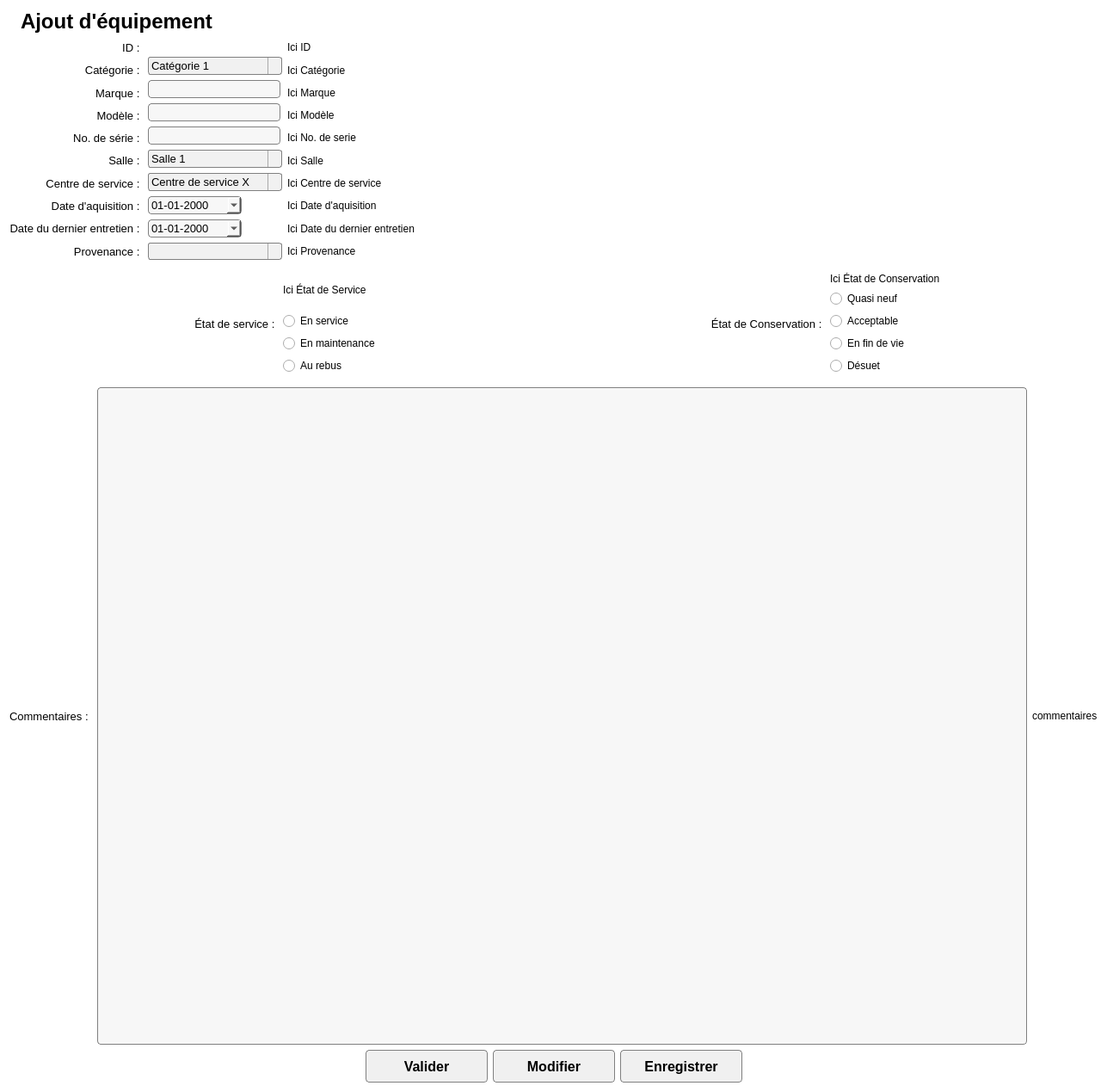
<?xml version="1.0" encoding="UTF-8"?>
<ui version="4.0">
 <class>AjoutEquipement</class>
 <widget class="QWidget" name="AjoutEquipement">
  <property name="geometry">
   <rect>
    <x>0</x>
    <y>0</y>
    <width>1287</width>
    <height>1269</height>
   </rect>
  </property>
  <property name="windowTitle">
   <string>Form</string>
  </property>
  <property name="styleSheet">
   <string notr="true">QWidget{
background: white;
}
QLineEdit {
padding: 1px;
border-style: solid;
border: 1px solid gray;
border-radius: 4px;
background:rgb(247,247,247);
min-width: 50px;
max-width: 150px;
}


QDateEdit {
max-width: 105px
}

QPushButton {
color: black;
background-color: rgb(240, 240, 240);
border-width: 1px;
border-color: grey;
border-style: solid;
border-radius: 4px;
padding: 3px;
font: bold 16px;
padding-left: 5px;
padding-right: 5px;
min-width: 130px;
max-width:150px;
min-height: 30px;
max-height: 30px;
}

QPushButton:hover {
background-color: qlineargradient(x1: 0, y1: 1, x2: 0, y2: 0, stop: 0 #edf2f8, stop: 1 #c8d9ea);
}

QPushButton:pressed {
background-color: rgb(193, 213, 243);
}


QComboBox {
    border: 1px solid gray;
    border-radius: 3px;
    padding: 1px 18px 1px 3px;
    min-width: 8em;
	max-width: 200px;
	
}

QComboBox:editable {
    background: white;
}

QComboBox:!editable, QComboBox::drop-down:editable {
     background:rgb(241, 241, 241);
}

/* QComboBox gets the &quot;on&quot; state when the popup is open */
QComboBox:!editable:on, QComboBox::drop-down:editable:on {
    background: qlineargradient(x1: 0, y1: 0, x2: 0, y2: 1,
                                stop: 0 #D3D3D3, stop: 0.4 #D8D8D8,
                                stop: 0.5 #DDDDDD, stop: 1.0 #E1E1E1);
}

QComboBox:on { /* shift the text when the popup opens */
    padding-top: 3px;
    padding-left: 4px;
}

QComboBox::drop-down {
    subcontrol-origin: padding;
    subcontrol-position: top right;
    width: 15px;

    border-left-width: 1px;
    border-left-color: darkgrey;
    border-left-style: solid; /* just a single line */
    border-top-right-radius: 3px; /* same radius as the QComboBox */
    border-bottom-right-radius: 3px;
}

QComboBox::down-arrow {
    image: url(/usr/share/icons/crystalsvg/16x16/actions/1downarrow.png);
}

QComboBox::down-arrow:on { /* shift the arrow when popup is open */
    top: 1px;
    left: 1px;
}

QRadioButton  {
background: white;
}

QTextEdit {
padding: 1px;
border-style: solid;
border: 1px solid gray;
border-radius: 4px;
background:rgb(247,247,247)
}

QDateEdit{
padding: 1px;
border-style: solid;
border: 1px solid gray;
border-radius: 4px;
background :rgb(247,247,247);
}
</string>
  </property>
  <layout class="QGridLayout" name="gridLayout">
   <item row="0" column="0" colspan="2">
    <layout class="QHBoxLayout" name="layoutTitre">
     <item>
      <widget class="QLabel" name="label">
       <property name="text">
        <string/>
       </property>
       <property name="pixmap">
        <pixmap>Images/add1.png</pixmap>
       </property>
       <property name="scaledContents">
        <bool>false</bool>
       </property>
      </widget>
     </item>
     <item>
      <widget class="QLabel" name="titreModificationEquipement">
       <property name="font">
        <font>
         <family>MS Shell Dlg 2</family>
         <pointsize>18</pointsize>
         <weight>75</weight>
         <italic>false</italic>
         <bold>true</bold>
         <underline>false</underline>
        </font>
       </property>
       <property name="styleSheet">
        <string notr="true">background: white;</string>
       </property>
       <property name="text">
        <string>Ajout d'équipement</string>
       </property>
      </widget>
     </item>
     <item>
      <spacer name="horizontalSpacer">
       <property name="orientation">
        <enum>Qt::Horizontal</enum>
       </property>
       <property name="sizeHint" stdset="0">
        <size>
         <width>40</width>
         <height>20</height>
        </size>
       </property>
      </spacer>
     </item>
    </layout>
   </item>
   <item row="1" column="0">
    <layout class="QVBoxLayout" name="layoutTitreLables">
     <item>
      <widget class="QLabel" name="label_34">
       <property name="font">
        <font>
         <pointsize>10</pointsize>
        </font>
       </property>
       <property name="styleSheet">
        <string notr="true">background: white;</string>
       </property>
       <property name="text">
        <string>ID : </string>
       </property>
       <property name="alignment">
        <set>Qt::AlignRight|Qt::AlignTrailing|Qt::AlignVCenter</set>
       </property>
      </widget>
     </item>
     <item>
      <widget class="QLabel" name="label_37">
       <property name="font">
        <font>
         <pointsize>10</pointsize>
        </font>
       </property>
       <property name="styleSheet">
        <string notr="true">background: white;</string>
       </property>
       <property name="text">
        <string>Catégorie : </string>
       </property>
       <property name="alignment">
        <set>Qt::AlignRight|Qt::AlignTrailing|Qt::AlignVCenter</set>
       </property>
      </widget>
     </item>
     <item>
      <widget class="QLabel" name="label_36">
       <property name="font">
        <font>
         <pointsize>10</pointsize>
        </font>
       </property>
       <property name="styleSheet">
        <string notr="true">background: white;</string>
       </property>
       <property name="text">
        <string>Marque : </string>
       </property>
       <property name="alignment">
        <set>Qt::AlignRight|Qt::AlignTrailing|Qt::AlignVCenter</set>
       </property>
      </widget>
     </item>
     <item>
      <widget class="QLabel" name="label_35">
       <property name="font">
        <font>
         <pointsize>10</pointsize>
        </font>
       </property>
       <property name="styleSheet">
        <string notr="true">background: white;</string>
       </property>
       <property name="text">
        <string>Modèle : </string>
       </property>
       <property name="alignment">
        <set>Qt::AlignRight|Qt::AlignTrailing|Qt::AlignVCenter</set>
       </property>
      </widget>
     </item>
     <item>
      <widget class="QLabel" name="label_30">
       <property name="font">
        <font>
         <pointsize>10</pointsize>
        </font>
       </property>
       <property name="styleSheet">
        <string notr="true">background: white;</string>
       </property>
       <property name="text">
        <string>No. de série : </string>
       </property>
       <property name="alignment">
        <set>Qt::AlignRight|Qt::AlignTrailing|Qt::AlignVCenter</set>
       </property>
      </widget>
     </item>
     <item>
      <widget class="QLabel" name="label_31">
       <property name="font">
        <font>
         <pointsize>10</pointsize>
        </font>
       </property>
       <property name="styleSheet">
        <string notr="true">background: white;</string>
       </property>
       <property name="text">
        <string>Salle : </string>
       </property>
       <property name="alignment">
        <set>Qt::AlignRight|Qt::AlignTrailing|Qt::AlignVCenter</set>
       </property>
      </widget>
     </item>
     <item>
      <widget class="QLabel" name="label_33">
       <property name="font">
        <font>
         <pointsize>10</pointsize>
        </font>
       </property>
       <property name="styleSheet">
        <string notr="true">background: white;</string>
       </property>
       <property name="text">
        <string>Centre de service : </string>
       </property>
       <property name="alignment">
        <set>Qt::AlignRight|Qt::AlignTrailing|Qt::AlignVCenter</set>
       </property>
      </widget>
     </item>
     <item>
      <widget class="QLabel" name="label_29">
       <property name="font">
        <font>
         <pointsize>10</pointsize>
        </font>
       </property>
       <property name="styleSheet">
        <string notr="true">background: white;</string>
       </property>
       <property name="text">
        <string>Date d'aquisition : </string>
       </property>
       <property name="alignment">
        <set>Qt::AlignRight|Qt::AlignTrailing|Qt::AlignVCenter</set>
       </property>
      </widget>
     </item>
     <item>
      <widget class="QLabel" name="label_27">
       <property name="font">
        <font>
         <pointsize>10</pointsize>
        </font>
       </property>
       <property name="styleSheet">
        <string notr="true">background: white;</string>
       </property>
       <property name="text">
        <string>Date du dernier entretien : </string>
       </property>
       <property name="alignment">
        <set>Qt::AlignRight|Qt::AlignTrailing|Qt::AlignVCenter</set>
       </property>
      </widget>
     </item>
     <item>
      <widget class="QLabel" name="label_26">
       <property name="font">
        <font>
         <pointsize>10</pointsize>
        </font>
       </property>
       <property name="styleSheet">
        <string notr="true">background: white;</string>
       </property>
       <property name="text">
        <string>Provenance : </string>
       </property>
       <property name="alignment">
        <set>Qt::AlignRight|Qt::AlignTrailing|Qt::AlignVCenter</set>
       </property>
      </widget>
     </item>
    </layout>
   </item>
   <item row="1" column="1">
    <layout class="QHBoxLayout" name="horizontalLayout">
     <item>
      <layout class="QVBoxLayout" name="layoutChampsModifiables">
       <item>
        <widget class="QLabel" name="labelVide">
         <property name="font">
          <font>
           <pointsize>10</pointsize>
          </font>
         </property>
         <property name="styleSheet">
          <string notr="true">background: white;</string>
         </property>
         <property name="text">
          <string/>
         </property>
        </widget>
       </item>
       <item>
        <widget class="QComboBox" name="comboBoxCategorie">
         <property name="font">
          <font>
           <family>MS Shell Dlg 2</family>
           <pointsize>10</pointsize>
          </font>
         </property>
         <property name="maxCount">
          <number>2147483645</number>
         </property>
         <property name="sizeAdjustPolicy">
          <enum>QComboBox::AdjustToContentsOnFirstShow</enum>
         </property>
         <item>
          <property name="text">
           <string>Catégorie 1</string>
          </property>
         </item>
         <item>
          <property name="text">
           <string>Catégorie 2</string>
          </property>
         </item>
         <item>
          <property name="text">
           <string>Catégorie 3</string>
          </property>
         </item>
        </widget>
       </item>
       <item>
        <widget class="QLineEdit" name="lineEditMarque">
         <property name="font">
          <font>
           <pointsize>10</pointsize>
          </font>
         </property>
        </widget>
       </item>
       <item>
        <widget class="QLineEdit" name="lineEditModele">
         <property name="font">
          <font>
           <pointsize>10</pointsize>
          </font>
         </property>
        </widget>
       </item>
       <item>
        <widget class="QLineEdit" name="lineEditNoDeSerie">
         <property name="font">
          <font>
           <pointsize>10</pointsize>
          </font>
         </property>
        </widget>
       </item>
       <item>
        <widget class="QComboBox" name="comboBoxSalle">
         <property name="font">
          <font>
           <family>MS Shell Dlg 2</family>
           <pointsize>10</pointsize>
          </font>
         </property>
         <property name="maxCount">
          <number>2147483645</number>
         </property>
         <property name="sizeAdjustPolicy">
          <enum>QComboBox::AdjustToContentsOnFirstShow</enum>
         </property>
         <item>
          <property name="text">
           <string>Salle 1</string>
          </property>
         </item>
         <item>
          <property name="text">
           <string>Salle 2</string>
          </property>
         </item>
         <item>
          <property name="text">
           <string>Salle 3</string>
          </property>
         </item>
        </widget>
       </item>
       <item>
        <widget class="QComboBox" name="comboBoxCentreDeService">
         <property name="font">
          <font>
           <family>MS Shell Dlg 2</family>
           <pointsize>10</pointsize>
          </font>
         </property>
         <property name="maxCount">
          <number>2147483645</number>
         </property>
         <property name="sizeAdjustPolicy">
          <enum>QComboBox::AdjustToContentsOnFirstShow</enum>
         </property>
         <item>
          <property name="text">
           <string>Centre de service X</string>
          </property>
         </item>
         <item>
          <property name="text">
           <string>Centre de service Y</string>
          </property>
         </item>
         <item>
          <property name="text">
           <string>Centre de service Z</string>
          </property>
         </item>
        </widget>
       </item>
       <item>
        <widget class="QDateEdit" name="dateEditDateDaquisition">
         <property name="font">
          <font>
           <pointsize>10</pointsize>
          </font>
         </property>
         <property name="displayFormat">
          <string>dd-MM-yyyy</string>
         </property>
         <property name="calendarPopup">
          <bool>true</bool>
         </property>
        </widget>
       </item>
       <item>
        <widget class="QDateEdit" name="dateEditDateDuDernierEntretien">
         <property name="font">
          <font>
           <pointsize>10</pointsize>
          </font>
         </property>
         <property name="displayFormat">
          <string>dd-MM-yyyy</string>
         </property>
         <property name="calendarPopup">
          <bool>true</bool>
         </property>
        </widget>
       </item>
       <item>
        <widget class="QComboBox" name="comboBoxProvenance"/>
       </item>
      </layout>
     </item>
     <item>
      <layout class="QVBoxLayout" name="layoutChampsNonModifiables">
       <item>
        <widget class="QLabel" name="labelID">
         <property name="styleSheet">
          <string notr="true">background: white;</string>
         </property>
         <property name="text">
          <string>Ici ID</string>
         </property>
        </widget>
       </item>
       <item>
        <widget class="QLabel" name="labelCategorie">
         <property name="styleSheet">
          <string notr="true">background: white;</string>
         </property>
         <property name="text">
          <string>Ici Catégorie</string>
         </property>
        </widget>
       </item>
       <item>
        <widget class="QLabel" name="labelMarque">
         <property name="styleSheet">
          <string notr="true">background: white;</string>
         </property>
         <property name="text">
          <string>Ici Marque</string>
         </property>
        </widget>
       </item>
       <item>
        <widget class="QLabel" name="labelModele">
         <property name="styleSheet">
          <string notr="true">background: white;</string>
         </property>
         <property name="text">
          <string>Ici Modèle</string>
         </property>
        </widget>
       </item>
       <item>
        <widget class="QLabel" name="labelNoDeSerie">
         <property name="styleSheet">
          <string notr="true">background: white;</string>
         </property>
         <property name="text">
          <string>Ici No. de serie</string>
         </property>
        </widget>
       </item>
       <item>
        <widget class="QLabel" name="labelSalle">
         <property name="styleSheet">
          <string notr="true">background: white;</string>
         </property>
         <property name="text">
          <string>Ici Salle</string>
         </property>
        </widget>
       </item>
       <item>
        <widget class="QLabel" name="labelCentreDeService">
         <property name="styleSheet">
          <string notr="true">background: white;</string>
         </property>
         <property name="text">
          <string>Ici Centre de service</string>
         </property>
        </widget>
       </item>
       <item>
        <widget class="QLabel" name="labelDateDAquisition">
         <property name="styleSheet">
          <string notr="true">background: white;</string>
         </property>
         <property name="text">
          <string>Ici Date d'aquisition</string>
         </property>
        </widget>
       </item>
       <item>
        <widget class="QLabel" name="labelDateDernierEntretien">
         <property name="styleSheet">
          <string notr="true">background: white;</string>
         </property>
         <property name="text">
          <string>Ici Date du dernier entretien</string>
         </property>
        </widget>
       </item>
       <item>
        <widget class="QLabel" name="labelProvenance">
         <property name="styleSheet">
          <string notr="true">background: white;</string>
         </property>
         <property name="text">
          <string>Ici Provenance</string>
         </property>
        </widget>
       </item>
      </layout>
     </item>
     <item>
      <spacer name="horizontalSpacer_3">
       <property name="orientation">
        <enum>Qt::Horizontal</enum>
       </property>
       <property name="sizeHint" stdset="0">
        <size>
         <width>40</width>
         <height>20</height>
        </size>
       </property>
      </spacer>
     </item>
    </layout>
   </item>
   <item row="2" column="0" colspan="2">
    <layout class="QHBoxLayout" name="horizontalLayout_2">
     <item>
      <widget class="QFrame" name="frame">
       <property name="frameShape">
        <enum>QFrame::NoFrame</enum>
       </property>
       <property name="frameShadow">
        <enum>QFrame::Raised</enum>
       </property>
       <layout class="QHBoxLayout" name="horizontalLayout_5">
        <item>
         <layout class="QHBoxLayout" name="horizontalLayout_4">
          <item>
           <widget class="QLabel" name="labelTitreEtatDeService">
            <property name="font">
             <font>
              <pointsize>10</pointsize>
             </font>
            </property>
            <property name="styleSheet">
             <string notr="true">background: white;</string>
            </property>
            <property name="text">
             <string>État de service : </string>
            </property>
            <property name="alignment">
             <set>Qt::AlignRight|Qt::AlignTrailing|Qt::AlignVCenter</set>
            </property>
           </widget>
          </item>
          <item>
           <layout class="QVBoxLayout" name="verticalLayout_3">
            <item>
             <widget class="QLabel" name="labelEtatDeService">
              <property name="styleSheet">
               <string notr="true">background: white;</string>
              </property>
              <property name="text">
               <string>Ici État de Service</string>
              </property>
             </widget>
            </item>
            <item>
             <widget class="QRadioButton" name="radioButtonEnService">
              <property name="text">
               <string>En service</string>
              </property>
             </widget>
            </item>
            <item>
             <widget class="QRadioButton" name="radioButtonEnMaintenance">
              <property name="text">
               <string>En maintenance</string>
              </property>
             </widget>
            </item>
            <item>
             <widget class="QRadioButton" name="radioButtonAuRebus">
              <property name="text">
               <string>Au rebus</string>
              </property>
             </widget>
            </item>
           </layout>
          </item>
         </layout>
        </item>
       </layout>
      </widget>
     </item>
     <item>
      <widget class="QFrame" name="frame_2">
       <property name="frameShape">
        <enum>QFrame::NoFrame</enum>
       </property>
       <property name="frameShadow">
        <enum>QFrame::Raised</enum>
       </property>
       <layout class="QHBoxLayout" name="horizontalLayout_7">
        <item>
         <layout class="QHBoxLayout" name="horizontalLayout_6">
          <item>
           <widget class="QLabel" name="labelTitreEtatDeConservation">
            <property name="font">
             <font>
              <pointsize>10</pointsize>
             </font>
            </property>
            <property name="styleSheet">
             <string notr="true">background: white;</string>
            </property>
            <property name="text">
             <string>État de Conservation : </string>
            </property>
            <property name="alignment">
             <set>Qt::AlignRight|Qt::AlignTrailing|Qt::AlignVCenter</set>
            </property>
           </widget>
          </item>
          <item>
           <layout class="QVBoxLayout" name="verticalLayout_4">
            <item>
             <widget class="QLabel" name="labelEtatDeConservation">
              <property name="styleSheet">
               <string notr="true">background: white;</string>
              </property>
              <property name="text">
               <string>Ici État de Conservation</string>
              </property>
             </widget>
            </item>
            <item>
             <widget class="QRadioButton" name="radioButtonQuasiNeuf">
              <property name="text">
               <string>Quasi neuf</string>
              </property>
             </widget>
            </item>
            <item>
             <widget class="QRadioButton" name="radioButtonAcceptable">
              <property name="text">
               <string>Acceptable</string>
              </property>
             </widget>
            </item>
            <item>
             <widget class="QRadioButton" name="radioButtonEnFinDeVie">
              <property name="text">
               <string>En fin de vie</string>
              </property>
             </widget>
            </item>
            <item>
             <widget class="QRadioButton" name="radioButtonDesuet">
              <property name="text">
               <string>Désuet</string>
              </property>
             </widget>
            </item>
           </layout>
          </item>
         </layout>
        </item>
       </layout>
      </widget>
     </item>
    </layout>
   </item>
   <item row="3" column="0" colspan="2">
    <layout class="QHBoxLayout" name="horizontalLayout_3">
     <item>
      <widget class="QLabel" name="labelTitreCommentaires">
       <property name="font">
        <font>
         <pointsize>10</pointsize>
        </font>
       </property>
       <property name="styleSheet">
        <string notr="true">background: white;</string>
       </property>
       <property name="text">
        <string>Commentaires : </string>
       </property>
      </widget>
     </item>
     <item>
      <widget class="QTextEdit" name="textEditCommentaires">
       <property name="font">
        <font>
         <pointsize>10</pointsize>
        </font>
       </property>
      </widget>
     </item>
     <item>
      <widget class="QLabel" name="commentaire">
       <property name="styleSheet">
        <string notr="true">background: white;</string>
       </property>
       <property name="text">
        <string>commentaires</string>
       </property>
       <property name="wordWrap">
        <bool>true</bool>
       </property>
      </widget>
     </item>
    </layout>
   </item>
   <item row="4" column="0" colspan="2">
    <layout class="QHBoxLayout" name="horizontalLayout_8">
     <item>
      <spacer name="horizontalSpacer_2">
       <property name="orientation">
        <enum>Qt::Horizontal</enum>
       </property>
       <property name="sizeHint" stdset="0">
        <size>
         <width>40</width>
         <height>20</height>
        </size>
       </property>
      </spacer>
     </item>
     <item>
      <widget class="QPushButton" name="BoutonValider">
       <property name="font">
        <font>
         <pointsize>-1</pointsize>
         <weight>75</weight>
         <italic>false</italic>
         <bold>true</bold>
        </font>
       </property>
       <property name="cursor">
        <cursorShape>PointingHandCursor</cursorShape>
       </property>
       <property name="text">
        <string>Valider</string>
       </property>
       <property name="icon">
        <iconset>
         <normaloff>Images/check-symbol.png</normaloff>Images/check-symbol.png</iconset>
       </property>
      </widget>
     </item>
     <item>
      <widget class="QPushButton" name="BoutonModifier">
       <property name="cursor">
        <cursorShape>PointingHandCursor</cursorShape>
       </property>
       <property name="text">
        <string>Modifier</string>
       </property>
       <property name="icon">
        <iconset>
         <normaloff>Images/Modify-icon.png</normaloff>Images/Modify-icon.png</iconset>
       </property>
       <property name="iconSize">
        <size>
         <width>32</width>
         <height>32</height>
        </size>
       </property>
      </widget>
     </item>
     <item>
      <widget class="QPushButton" name="BoutonEnregistrer">
       <property name="cursor">
        <cursorShape>PointingHandCursor</cursorShape>
       </property>
       <property name="text">
        <string>Enregistrer</string>
       </property>
       <property name="icon">
        <iconset>
         <normaloff>Images/save (1).png</normaloff>Images/save (1).png</iconset>
       </property>
      </widget>
     </item>
     <item>
      <spacer name="horizontalSpacer_4">
       <property name="orientation">
        <enum>Qt::Horizontal</enum>
       </property>
       <property name="sizeHint" stdset="0">
        <size>
         <width>40</width>
         <height>20</height>
        </size>
       </property>
      </spacer>
     </item>
    </layout>
   </item>
  </layout>
 </widget>
 <resources/>
 <connections/>
</ui>
